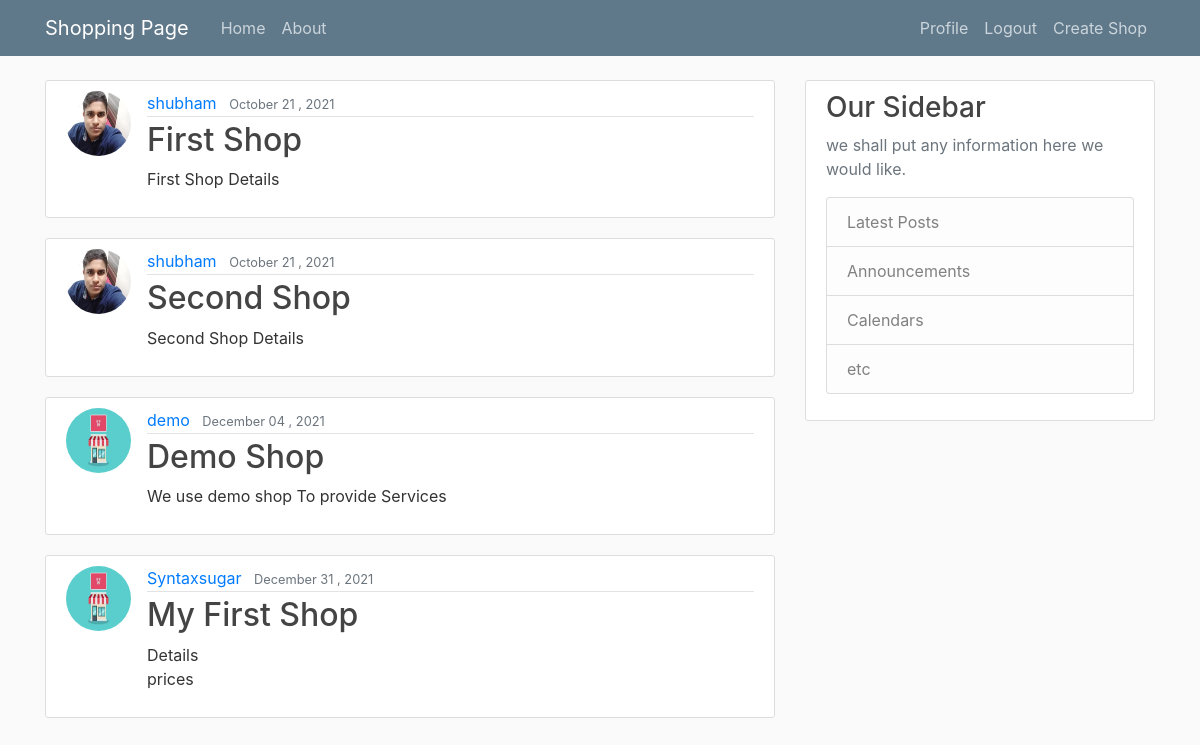
Page /shop/ (signed in) on the committed database.
### shop/models.py (models this page shows, shortened)
class ShopDetails(models.Model):
    title = models.CharField(max_length=100)
    content = models.TextField()
    date_posted = models.DateTimeField(default=timezone.now)
    owner = models.ForeignKey(User, on_delete=models.CASCADE)

### users/models.py (models this page shows, shortened)
class Profile(models.Model):
    user = models.OneToOneField(User,on_delete=models.CASCADE)
    image = models.ImageField(default='default.jpg' , upload_to = 'profile_pic')

### shop/views.py (the view)
# urls.py: path('',ShopListView.as_view() , name= 'shop-home'),
class ShopListView (ListView):
    model = ShopDetails
    template_name = "shop/home.html"
    context_object_name = "shop_details"
    ordering = ['date_posted']

### shop/templates/shop/home.html (shortened to what this page needs)
{% extends 'shop/base.html' %}
{%load static%}
{%block link%}
<link rel="stylesheet" href=" {% static 'main.css'%}">
{%endblock link%}
{% block content %}
    {% for shop in shop_details%}
        <article class="media content-section">
            <img class="rounded-circle article-img " src="{{ shop.owner.profile.image.url}}">
            <div class="media-body">
                <div class="article-metadata">
                    <a class="mr-2" href="#">{{ shop.owner}}</a>
                    <small class="text-muted">{{ shop.date_posted | date:"F d , Y"}}</small>
                </div>
                <h2>
                <a class="article-title" href="{% url 'shop-detail' shop.id %}">{{ shop.title}}</a></h2>
                <p class="article-content">{{ shop.content }}</p>
            </div>
        </article>
    {% endfor %}
{% endblock content %}

### shop/static/shop/main.css (style rules this page uses)
body { background: #fafafa; color: #333333; margin-top: 5rem; }
h1, h2, h3, h4, h5, h6 { color: #444444; }
.content-section { background: #ffffff; padding: 10px 20px; border: 1px solid #dddddd; border-radius: 3px; margin-bottom: 20px; }
.article-title { color: #444444; }
.article-content { white-space: pre-line; }
.article-img { height: 65px; width: 65px; margin-right: 16px; }
.article-metadata { padding-bottom: 1px; margin-bottom: 4px; border-bottom: 1px solid #e3e3e3 }

### rows in the picture
ShopDetails: owner.profile.image (picture), owner "shubham", date_posted "October 21 , 2021", title "First Shop", content "First Shop Details"
ShopDetails: owner.profile.image (picture), owner "shubham", date_posted "October 21 , 2021", title "Second Shop", content "Second Shop Details"
ShopDetails: owner.profile.image (placeholder picture), owner "demo", date_posted "December 04 , 2021", title "Demo Shop", content "We use demo shop To provide Services"
ShopDetails: owner.profile.image (placeholder picture), owner "Syntaxsugar", date_posted "December 31 , 2021", title "My First Shop", content "Details prices"
